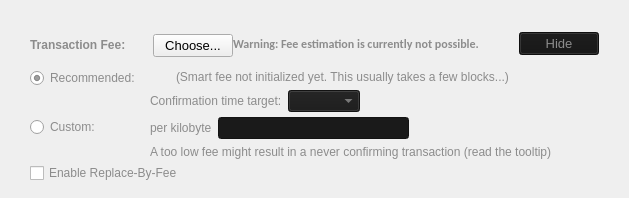
    <widget class="QFrame" name="frameFee">
     <property name="sizePolicy">
      <sizepolicy hsizetype="Expanding" vsizetype="Expanding">
       <horstretch>0</horstretch>
       <verstretch>0</verstretch>
      </sizepolicy>
     </property>
     <property name="maximumSize">
      <size>
       <width>16777215</width>
       <height>16777215</height>
      </size>
     </property>
     <property name="styleSheet">
      <string notr="true">QFrame { border: 0px; }</string>
     </property>
     <property name="frameShape">
      <enum>QFrame::StyledPanel</enum>
     </property>
     <property name="frameShadow">
      <enum>QFrame::Sunken</enum>
     </property>
     <layout class="QVBoxLayout" name="verticalLayoutFee1">
      <property name="spacing">
       <number>0</number>
      </property>
      <property name="leftMargin">
       <number>20</number>
      </property>
      <property name="topMargin">
       <number>20</number>
      </property>
      <property name="rightMargin">
       <number>20</number>
      </property>
      <property name="bottomMargin">
       <number>0</number>
      </property>
      <item>
       <layout class="QVBoxLayout" name="verticalLayoutFee2" stretch="0,0,0">
        <property name="spacing">
         <number>0</number>
        </property>
        <property name="leftMargin">
         <number>10</number>
        </property>
        <property name="topMargin">
         <number>10</number>
        </property>
        <property name="rightMargin">
         <number>10</number>
        </property>
        <property name="bottomMargin">
         <number>10</number>
        </property>
        <item>
         <layout class="QHBoxLayout" name="horizontalLayoutFee1">
          <property name="bottomMargin">
           <number>0</number>
          </property>
          <item>
           <layout class="QVBoxLayout" name="verticalLayoutFee7">
            <property name="spacing">
             <number>0</number>
            </property>
            <item>
             <spacer name="verticalSpacerSmartFee">
              <property name="orientation">
               <enum>Qt::Vertical</enum>
              </property>
              <property name="sizeType">
               <enum>QSizePolicy::Fixed</enum>
              </property>
              <property name="sizeHint" stdset="0">
               <size>
                <width>1</width>
                <height>4</height>
               </size>
              </property>
             </spacer>
            </item>
            <item>
             <layout class="QHBoxLayout" name="horizontalLayoutSmartFee">
              <property name="spacing">
               <number>10</number>
              </property>
              <item>
               <widget class="QLabel" name="labelFeeHeadline">
                <property name="sizePolicy">
                 <sizepolicy hsizetype="Preferred" vsizetype="Maximum">
                  <horstretch>0</horstretch>
                  <verstretch>0</verstretch>
                 </sizepolicy>
                </property>
                <property name="font">
                 <font>
                  <weight>75</weight>
                  <bold>true</bold>
                 </font>
                </property>
                <property name="styleSheet">
                 <string notr="true">color: rgb(140, 140, 140);</string>
                </property>
                <property name="text">
                 <string>Transaction Fee:</string>
                </property>
               </widget>
              </item>
              <item>
               <widget class="QLabel" name="labelFeeMinimized">
                <property name="styleSheet">
                 <string notr="true">color: rgb(170, 170, 170);</string>
                </property>
                <property name="text">
                 <string/>
                </property>
               </widget>
              </item>
              <item>
               <widget class="QPushButton" name="buttonChooseFee">
                <property name="baseSize">
                 <size>
                  <width>0</width>
                  <height>0</height>
                 </size>
                </property>
                <property name="font">
                 <font>
                  <pointsize>10</pointsize>
                 </font>
                </property>
                <property name="styleSheet">
                 <string notr="true">color: rgb(140, 140, 140);
background-color: rgb(20, 20, 20);
QFrame { border: 0px; }</string>
                </property>
                <property name="text">
                 <string>Choose...</string>
                </property>
                <property name="iconSize">
                 <size>
                  <width>16</width>
                  <height>16</height>
                 </size>
                </property>
               </widget>
              </item>
             </layout>
            </item>
            <item>
             <spacer name="verticalSpacer_5">
              <property name="orientation">
               <enum>Qt::Vertical</enum>
              </property>
              <property name="sizeHint" stdset="0">
               <size>
                <width>1</width>
                <height>1</height>
               </size>
              </property>
             </spacer>
            </item>
           </layout>
          </item>
          <item>
           <widget class="QLabel" name="fallbackFeeWarningLabel">
            <property name="font">
             <font>
              <family>Calibri</family>
              <weight>75</weight>
              <bold>true</bold>
             </font>
            </property>
            <property name="toolTip">
             <string>Using the fallbackfee can result in sending a transaction that will take several hours or days (or never) to confirm. Consider choosing your fee manually or wait until you have validated the complete chain.</string>
            </property>
            <property name="styleSheet">
             <string notr="true">color: rgb(140, 140, 140);</string>
            </property>
            <property name="text">
             <string>Warning: Fee estimation is currently not possible.</string>
            </property>
            <property name="wordWrap">
             <bool>false</bool>
            </property>
           </widget>
          </item>
          <item>
           <spacer name="horizontalSpacer_4">
            <property name="orientation">
             <enum>Qt::Horizontal</enum>
            </property>
            <property name="sizeType">
             <enum>QSizePolicy::MinimumExpanding</enum>
            </property>
            <property name="sizeHint" stdset="0">
             <size>
              <width>40</width>
              <height>20</height>
             </size>
            </property>
           </spacer>
          </item>
          <item>
           <widget class="QPushButton" name="buttonMinimizeFee">
            <property name="font">
             <font>
              <pointsize>10</pointsize>
             </font>
            </property>
            <property name="toolTip">
             <string>collapse fee-settings</string>
            </property>
            <property name="styleSheet">
             <string notr="true">color: rgb(140, 140, 140);
background-color: rgb(20, 20, 20);</string>
            </property>
            <property name="text">
             <string>Hide</string>
            </property>
           </widget>
          </item>
         </layout>
        </item>
        <item>
         <widget class="QFrame" name="frameFeeSelection">
          <layout class="QVBoxLayout" name="verticalLayoutFee12">
           <property name="spacing">
            <number>0</number>
           </property>
           <property name="leftMargin">
            <number>0</number>
           </property>
           <property name="topMargin">
            <number>0</number>
           </property>
           <property name="rightMargin">
            <number>0</number>
           </property>
           <property name="bottomMargin">
            <number>0</number>
           </property>
           <item>
            <layout class="QGridLayout" name="gridLayoutFee">
             <property name="topMargin">
              <number>10</number>
             </property>
             <property name="bottomMargin">
              <number>4</number>
             </property>
             <property name="horizontalSpacing">
              <number>10</number>
             </property>
             <property name="verticalSpacing">
              <number>4</number>
             </property>
             <item row="1" column="1">
              <layout class="QVBoxLayout" name="verticalLayoutFee8">
               <property name="spacing">
                <number>6</number>
               </property>
               <item>
                <layout class="QHBoxLayout" name="horizontalLayoutFee13">
                 <item>
                  <widget class="QLabel" name="labelCustomPerKilobyte">
                   <property name="toolTip">
                    <string>Specify a custom fee per kB (1,000 bytes) of the transaction's virtual size.

Note:  Since the fee is calculated on a per-byte basis, a fee of &quot;100 satoshis per kB&quot; for a transaction size of 500 bytes (half of 1 kB) would ultimately yield a fee of only 50 satoshis.</string>
                   </property>
                   <property name="styleSheet">
                    <string notr="true">color: rgb(140, 140, 140);</string>
                   </property>
                   <property name="text">
                    <string>per kilobyte</string>
                   </property>
                  </widget>
                 </item>
                 <item>
                  <widget class="BitcoinAmountField" name="customFee">
                   <property name="styleSheet">
                    <string notr="true">color: rgb(170, 170, 170);
background-color: rgb(26, 26, 26);</string>
                   </property>
                  </widget>
                 </item>
                 <item>
                  <spacer name="horizontalSpacer_6">
                   <property name="orientation">
                    <enum>Qt::Horizontal</enum>
                   </property>
                   <property name="sizeHint" stdset="0">
                    <size>
                     <width>1</width>
                     <height>1</height>
                    </size>
                   </property>
                  </spacer>
                 </item>
                </layout>
               </item>
               <item>
                <layout class="QHBoxLayout" name="horizontalLayoutFee8">
                 <item>
                  <widget class="QLabel" name="labelCustomFeeWarning">
                   <property name="enabled">
                    <bool>true</bool>
                   </property>
                   <property name="toolTip">
                    <string>When there is less transaction volume than space in the blocks, miners as well as relaying nodes may enforce a minimum fee. Paying only this minimum fee is just fine, but be aware that this can result in a never confirming transaction once there is more demand for reversedbitcoin transactions than the network can process.</string>
                   </property>
                   <property name="styleSheet">
                    <string notr="true">color: rgb(140, 140, 140);</string>
                   </property>
                   <property name="text">
                    <string>A too low fee might result in a never confirming transaction (read the tooltip)</string>
                   </property>
                  </widget>
                 </item>
                 <item>
                  <spacer name="horizontalSpacer_2">
                   <property name="orientation">
                    <enum>Qt::Horizontal</enum>
                   </property>
                   <property name="sizeHint" stdset="0">
                    <size>
                     <width>1</width>
                     <height>1</height>
                    </size>
                   </property>
                  </spacer>
                 </item>
                </layout>
               </item>
              </layout>
             </item>
             <item row="0" column="0">
              <layout class="QVBoxLayout" name="verticalLayoutFee4" stretch="0,1">
               <item>
                <widget class="QRadioButton" name="radioSmartFee">
                 <property name="styleSheet">
                  <string notr="true">color: rgb(140, 140, 140);</string>
                 </property>
                 <property name="text">
                  <string>Recommended:</string>
                 </property>
                 <property name="checked">
                  <bool>true</bool>
                 </property>
                 <attribute name="buttonGroup">
                  <string notr="true">groupFee</string>
                 </attribute>
                </widget>
               </item>
               <item>
                <spacer name="verticalSpacer_2">
                 <property name="orientation">
                  <enum>Qt::Vertical</enum>
                 </property>
                 <property name="sizeHint" stdset="0">
                  <size>
                   <width>1</width>
                   <height>1</height>
                  </size>
                 </property>
                </spacer>
               </item>
              </layout>
             </item>
             <item row="1" column="0">
              <layout class="QVBoxLayout" name="verticalLayoutFee9" stretch="0,1">
               <item>
                <widget class="QRadioButton" name="radioCustomFee">
                 <property name="styleSheet">
                  <string notr="true">color: rgb(140, 140, 140);</string>
                 </property>
                 <property name="text">
                  <string>Custom:</string>
                 </property>
                 <attribute name="buttonGroup">
                  <string notr="true">groupFee</string>
                 </attribute>
                </widget>
               </item>
               <item>
                <spacer name="verticalSpacer_6">
                 <property name="orientation">
                  <enum>Qt::Vertical</enum>
                 </property>
                 <property name="sizeHint" stdset="0">
                  <size>
                   <width>1</width>
                   <height>1</height>
                  </size>
                 </property>
                </spacer>
               </item>
              </layout>
             </item>
             <item row="0" column="1">
              <layout class="QVBoxLayout" name="verticalLayoutFee3" stretch="0,0,1">
               <property name="spacing">
                <number>6</number>
               </property>
               <property name="topMargin">
                <number>2</number>
               </property>
               <item>
                <layout class="QHBoxLayout" name="horizontalLayoutFee12">
                 <item>
                  <widget class="QLabel" name="labelSmartFee">
                   <property name="styleSheet">
                    <string notr="true">color: rgb(140, 140, 140);</string>
                   </property>
                   <property name="text">
                    <string/>
                   </property>
                  </widget>
                 </item>
                 <item>
                  <widget class="QLabel" name="labelFeeEstimation">
                   <property name="styleSheet">
                    <string notr="true">color: rgb(140, 140, 140);</string>
                   </property>
                   <property name="text">
                    <string/>
                   </property>
                  </widget>
                 </item>
                 <item>
                  <widget class="QLabel" name="labelSmartFee2">
                   <property name="styleSheet">
                    <string notr="true">color: rgb(140, 140, 140);</string>
                   </property>
                   <property name="text">
                    <string>(Smart fee not initialized yet. This usually takes a few blocks...)</string>
                   </property>
                  </widget>
                 </item>
                 <item>
                  <spacer name="horizontalSpacer_5">
                   <property name="orientation">
                    <enum>Qt::Horizontal</enum>
                   </property>
                   <property name="sizeHint" stdset="0">
                    <size>
                     <width>1</width>
                     <height>1</height>
                    </size>
                   </property>
                  </spacer>
                 </item>
                </layout>
               </item>
               <item>
                <layout class="QHBoxLayout" name="horizontalLayoutFee9">
                 <item>
                  <layout class="QVBoxLayout" name="verticalLayoutFee6">
                   <item>
                    <widget class="QLabel" name="labelSmartFee3">
                     <property name="styleSheet">
                      <string notr="true">color: rgb(140, 140, 140);</string>
                     </property>
                     <property name="text">
                      <string>Confirmation time target:</string>
                     </property>
                    </widget>
                   </item>
                  </layout>
                 </item>
                 <item>
                  <layout class="QVBoxLayout" name="verticalLayoutFee5">
                   <property name="rightMargin">
                    <number>30</number>
                   </property>
                   <item>
                    <layout class="QHBoxLayout" name="horizontalLayoutConfTarget">
                     <property name="bottomMargin">
                      <number>0</number>
                     </property>
                     <item>
                      <widget class="QComboBox" name="confTargetSelector">
                       <property name="styleSheet">
                        <string notr="true">color: rgb(170, 170, 170);
background-color: rgb(26, 26, 26);</string>
                       </property>
                      </widget>
                     </item>
                     <item>
                      <spacer name="horizontalSpacerConfTarget">
                       <property name="orientation">
                        <enum>Qt::Horizontal</enum>
                       </property>
                       <property name="sizeHint" stdset="0">
                        <size>
                         <width>40</width>
                         <height>20</height>
                        </size>
                       </property>
                      </spacer>
                     </item>
                    </layout>
                   </item>
                  </layout>
                 </item>
                </layout>
               </item>
               <item>
                <spacer name="verticalSpacer_4">
                 <property name="orientation">
                  <enum>Qt::Vertical</enum>
                 </property>
                 <property name="sizeHint" stdset="0">
                  <size>
                   <width>1</width>
                   <height>1</height>
                  </size>
                 </property>
                </spacer>
               </item>
              </layout>
             </item>
            </layout>
           </item>
           <item>
            <widget class="QCheckBox" name="optInRBF">
             <property name="toolTip">
              <string>With Replace-By-Fee (BIP-125) you can increase a transaction's fee after it is sent. Without this, a higher fee may be recommended to compensate for increased transaction delay risk.</string>
             </property>
             <property name="styleSheet">
              <string notr="true">color: rgb(140, 140, 140);</string>
             </property>
             <property name="text">
              <string>Enable Replace-By-Fee</string>
             </property>
            </widget>
           </item>
          </layout>
         </widget>
        </item>
        <item>
         <spacer name="verticalSpacerFee">
          <property name="orientation">
           <enum>Qt::Vertical</enum>
          </property>
          <property name="sizeHint" stdset="0">
           <size>
            <width>40</width>
            <height>5</height>
           </size>
          </property>
         </spacer>
        </item>
       </layout>
      </item>
     </layout>
    </widget>
